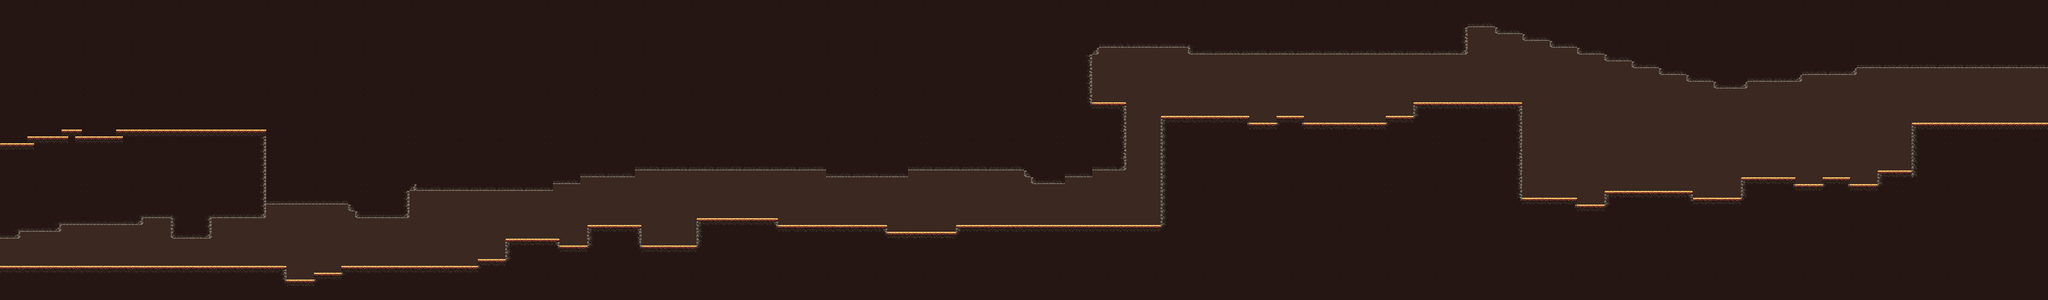

The image is a tile-based game level rendered from a .tmx file. Its description and source (layers, tilesets, objects; grid data summarised) follow:
An orthogonal 300x44 tile map with 16x16 px tiles, 2 tile layers (Capa de patrones 2, Tereno) and 80 objects.

<map version="1.10" tiledversion="1.10.1" orientation="orthogonal" renderorder="right-down" width="300" height="44" tilewidth="16" tileheight="16" infinite="0" nextlayerid="24" nextobjectid="152">
 <tileset firstgid="1" name="oak_woods_tileset" tilewidth="16" tileheight="16" tilecount="759" columns="33">
  <image source="oak_woods_tileset.png" width="528" height="368" />
 </tileset>
 <layer id="8" name="Capa de patrones 2" width="300" height="44">
  <data>[13200 cells, 13200 non-empty, 3 distinct tile ids]</data>
 </layer>
 <layer id="6" name="Tereno" width="300" height="44">
  <data>[13200 cells, 10117 non-empty, 28 distinct tile ids]</data>
 </layer>
 <objectgroup id="7" name="collision">
  <object id="18" x="0" y="625" width="671.5" height="79" />
  <object id="19" x="655.5" y="655.5" width="146.5" height="45" />
  <object id="20" x="736.5" y="640" width="87.5" height="32.5" />
  <object id="21" x="800" y="624.5" width="356" height="65.5" />
  <object id="22" x="1120" y="608.5" width="85.5" height="49.5" />
  <object id="23" x="1184.5" y="560" width="126.5" height="77" />
  <object id="24" x="1296" y="576" width="96.5" height="49" />
  <object id="25" x="1376" y="528" width="127" height="76" />
  <object id="26" x="1488" y="575.5" width="177.5" height="65" />
  <object id="27" x="1632" y="512.5" width="191" height="109.5" />
  <object id="28" x="1808" y="528" width="271" height="99.5" />
  <object id="29" x="2074" y="544.5" width="213" height="56" />
  <object id="30" x="2241.33" y="529" width="523.167" height="56" />
  <object id="124" x="2720.67" y="272.667" width="204.667" height="257.333" />
  <object id="125" x="2896" y="288.667" width="450.667" height="91.3333" />
  <object id="126" x="2992" y="272" width="64.6667" height="46" />
  <object id="127" x="3248.67" y="271.333" width="100" height="45.3333" />
  <object id="128" x="3312.67" y="239.333" width="253.333" height="257.333" />
  <object id="129" x="3537.33" y="464.667" width="156.667" height="86" />
  <object id="130" x="3663.33" y="480" width="136.667" height="71.3333" />
  <object id="131" x="3760" y="447.333" width="206.667" height="112" />
  <object id="132" x="3920.67" y="464.667" width="182.667" height="77.3333" />
  <object id="133" x="4080" y="415.333" width="126.667" height="106.667" />
  <object id="134" x="4176" y="432.667" width="328.667" height="89.3333" />
  <object id="135" x="4271.33" y="415.333" width="63.3333" height="54.6667" />
  <object id="136" x="4400" y="400" width="110" height="66.6667" />
  <object id="137" x="4480.67" y="288.667" width="320" height="153.333" />
  <object id="138" x="2528" y="240.667" width="111.333" height="158" />
  <object id="139" x="2540.67" y="128" width="18" height="130.667" />
 </objectgroup>
 <objectgroup id="13" name="ladder">
  <object id="48" x="2704.33" y="239.333" width="1" height="288" />
  <object id="118" x="4464.67" y="271.667" width="1" height="128" />
 </objectgroup>
 <objectgroup id="11" name="player">
  <object id="31" x="32" y="592">
   <point />
  </object>
 </objectgroup>
 <objectgroup id="12" name="spikeTrap">
  <object id="142" x="671.667" y="655.667" width="64" height="0.333333" />
  <object id="143" x="1311.67" y="575.667" width="64" />
  <object id="144" x="1504" y="576" width="128" />
  <object id="145" x="2079.33" y="543.667" width="160" height="1.13687e-13" />
  <object id="146" x="2927.67" y="287.667" width="64" />
  <object id="147" x="3696" y="479.667" width="64" height="0.333333" />
  <object id="148" x="3967" y="463.667" width="112" height="0.333333" />
  <object id="149" x="4208" y="431.333" width="64" />
  <object id="150" x="4336" y="431.333" width="64" />
 </objectgroup>
 <objectgroup id="15" name="fireWorm" visible="0">
  <object id="85" x="3793.33" y="432.667">
   <point />
  </object>
  <object id="86" x="3344.67" y="223.333">
   <point />
  </object>
 </objectgroup>
 <objectgroup id="16" name="portal" visible="0">
  <object id="87" x="4736.67" y="287.333">
   <point />
  </object>
 </objectgroup>
 <objectgroup id="17" name="mushroomZombie" visible="0">
  <object id="88" x="2353.33" y="526.667">
   <point />
  </object>
  <object id="89" x="2448.67" y="527.333">
   <point />
  </object>
  <object id="90" x="2544.67" y="526.667">
   <point />
  </object>
  <object id="91" x="2640" y="526.667">
   <point />
  </object>
  <object id="92" x="2592.67" y="238.667">
   <point />
  </object>
  <object id="93" x="3264.67" y="270.667">
   <point />
  </object>
  <object id="94" x="3504" y="238.667">
   <point />
  </object>
  <object id="95" x="3407.33" y="238.667">
   <point />
  </object>
 </objectgroup>
 <objectgroup id="18" name="skeleton" visible="0">
  <object id="96" x="3600.67" y="448.667">
   <point />
  </object>
  <object id="97" x="3841.33" y="433.333">
   <point />
  </object>
  <object id="98" x="4497.33" y="272.667">
   <point />
  </object>
  <object id="99" x="4673.33" y="272">
   <point />
  </object>
  <object id="100" x="4575.33" y="274">
   <point />
  </object>
  <object id="101" x="2832.67" y="256">
   <point />
  </object>
  <object id="102" x="1921.33" y="512">
   <point />
  </object>
  <object id="103" x="1712.67" y="496.667">
   <point />
  </object>
  <object id="104" x="1440.67" y="512">
   <point />
  </object>
  <object id="105" x="641.333" y="608.667">
   <point />
  </object>
  <object id="106" x="912.667" y="609.333">
   <point />
  </object>
 </objectgroup>
 <objectgroup id="19" name="slime" visible="0">
  <object id="107" x="1024.67" y="608.667">
   <point />
  </object>
  <object id="108" x="958.667" y="610.667">
   <point />
  </object>
  <object id="109" x="815.333" y="608.667">
   <point />
  </object>
  <object id="110" x="305.333" y="608">
   <point />
  </object>
  <object id="111" x="354" y="608.667">
   <point />
  </object>
  <object id="112" x="1250" y="544.667">
   <point />
  </object>
  <object id="113" x="2033.33" y="513.333">
   <point />
  </object>
  <object id="114" x="1847.33" y="510.667">
   <point />
  </object>
  <object id="115" x="2322" y="514">
   <point />
  </object>
 </objectgroup>
 <objectgroup id="20" name="checkpoint" visible="0">
  <object id="116" x="2737.33" y="270">
   <point />
  </object>
  <object id="140" x="1664.33" y="512.333">
   <point />
  </object>
 </objectgroup>
 <objectgroup id="22" name="gravityBlock" visible="0">
  <object id="119" x="336.5" y="495.5" width="64" height="32" />
  <object id="120" x="497.5" y="496.5" width="64" height="32" />
  <object id="121" x="1112.5" y="447.5" width="64" height="32" />
  <object id="122" x="1297" y="415.5" width="64" height="32" />
 </objectgroup>
 <objectgroup id="21" name="wormTrap" visible="0">
  <object id="117" x="4086" y="415.333">
   <point />
  </object>
 </objectgroup>
 <objectgroup id="23" name="woonderBox">
  <object id="151" x="1151.33" y="592.667">
   <point />
  </object>
 </objectgroup>
</map>
